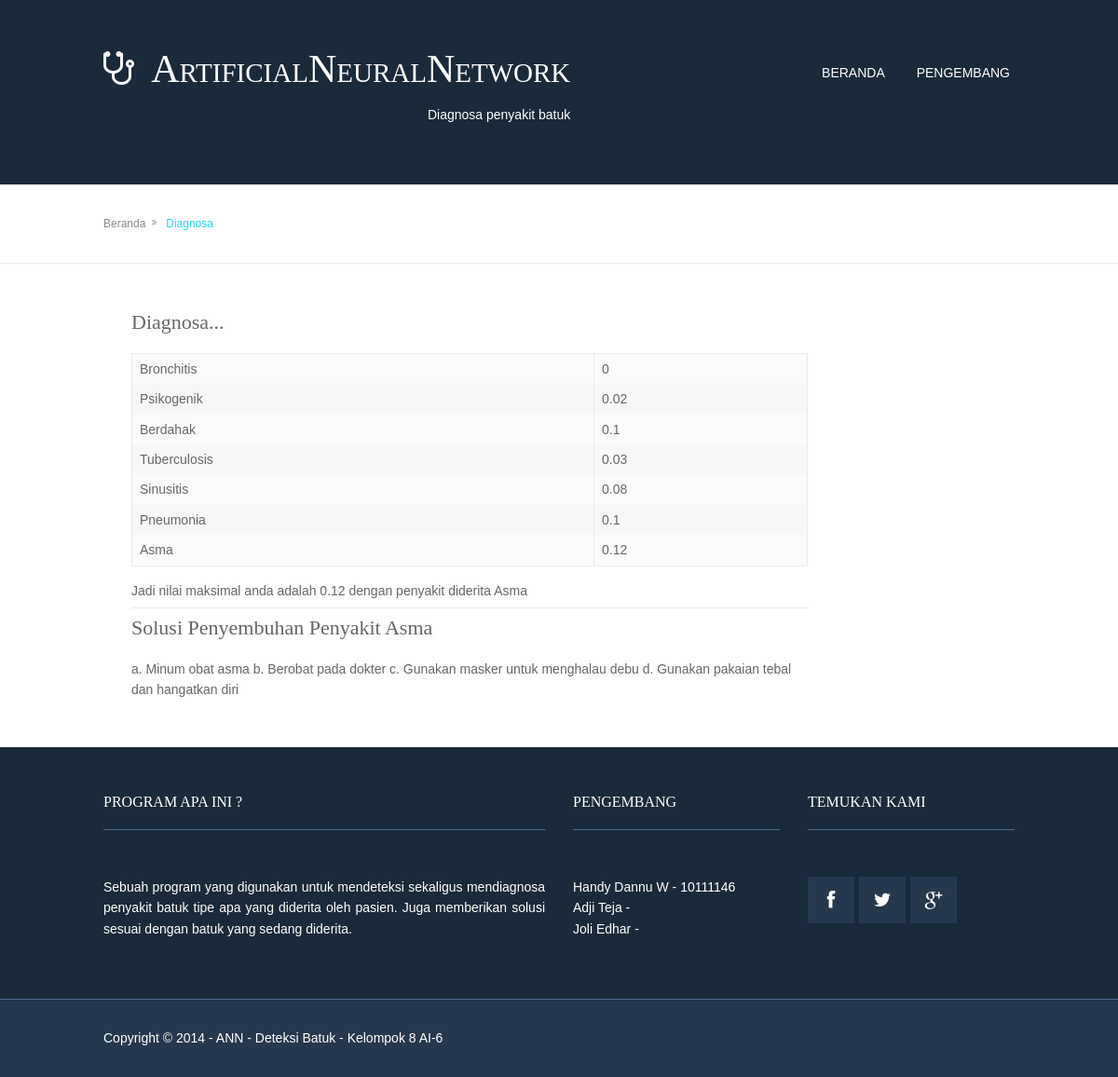
The page /result.php on the database its author committed.
### tables this page shows
CREATE TABLE IF NOT EXISTS `tb_batuk` (
  `bt_id` varchar(3) NOT NULL,
  `bt_gejala` char(50) NOT NULL,
  `keywords` varchar(255) NOT NULL,
  `bt_batuk` char(20) NOT NULL,
  `bt_solusi` text NOT NULL,
  `dynamicValue` int(11) NOT NULL,
  PRIMARY KEY (`bt_id`)
);

### result.php (the view, shortened to what this page needs)
<!DOCTYPE html>
<html>
  <head>
    <link href="styles/layout.css" rel="stylesheet" type="text/css" media="all">
  </head>
<body id="top">
<div class="wrapper row1">
    <header id="header" class="clear">
        <div id="logo" class="fl_left">
          <h1><i class="icon-stethoscope"></i> <a href="index.php">ArtificialNeuralNetwork</a></h1>
          <p align="right">Diagnosa penyakit batuk</p>
        </div>
        <nav id="mainav" class="fl_right">
          <ul class="clear">
            <li><a href="index.php">BERANDA</a></li>
            <li><a href="kami.php">PENGEMBANG</a></li>
          </ul>
        </nav>
    </header>
</div>
<div class="wrapper row2">
  <div id="breadcrumb">
    <ul>
      <li><a href="index.php">Beranda</a></li>
      <li><a href="diagnosa.php">Diagnosa</a></li>
    </ul>
  </div>
</div>
<div class="wrapper row3">
  <main id="container" class="clear">
    <div id="content" class="three_quarter">
      <?php
			echo "<h1>Diagnosa...</h1>";
			$changKodeAfter = "-";
			$ambilNilai = array(0,0,0,0,0,0,0,0,0,0);
			$penyakit = array("","","","","","","","");
			$akumulasi = 0;
			$c = 0; $poss = 0; $poscode;
			$cmd = mysql_query("SELECT * FROM tb_batuk");
			echo "<table cols=2>";
			while ($row = mysql_fetch_array($cmd)){
				$changKode = substr($row["bt_id"], 0, 1);
				if($changKode == $changKodeAfter){
					$akumulasi = $akumulasi + intval($row["dynamicValue"]);
				} else {
					$penyakit[$c] = $row['bt_batuk'];
					$changKodeAfter = $changKode;
					$ambilNilai[$c] = $akumulasi * ($c/100);
					echo "<tr>";
					echo "<td> $penyakit[$c] </td> <td> $ambilNilai[$c] </td>";
					echo "</tr>";
					if($c > 1){
						if($ambilNilai[$c] > $ambilNilai[$poss]){
							$poss = $c;
							$poscode = $row['bt_id'];
						}
					}
					$akumulasi = 0; $c++;
				}
			}
			echo "</table>";
			echo "Jadi nilai maksimal anda adalah ".$ambilNilai[$poss]." dengan penyakit diderita ".$penyakit[$poss];
			$cmd3 = mysql_query("SELECT * FROM tb_batuk where bt_id = '$poscode'");
			echo "<hr>";
			echo "<h1>Solusi Penyembuhan Penyakit ".$penyakit[$poss]."</h1>";
			while ($row = mysql_fetch_array($cmd3)){
				echo $row['bt_solusi'];
			}
	  ?>
    </div>
  </main>
</div>
<?php
  include "includes/footer.php";
?>
</body>
</html>

### includes/footer.php
<div class="wrapper row4">
  <footer id="footer" class="clear">
    <div class="one_half first">
      <h6 class="title">Program apa ini ?</h6>
      	<p align="justify">Sebuah program yang digunakan untuk mendeteksi sekaligus mendiagnosa penyakit
      		batuk tipe apa yang diderita oleh pasien. Juga memberikan solusi sesuai dengan batuk yang
      		sedang diderita.</p>
      </div>
    <div class="one_quarter">
      <h6 class="title">Pengembang</h6>
	      Handy Dannu W - 10111146<br/>
	      Adji Teja - <br/>
	      Joli Edhar -<br/>
    </div>
    <div class="one_quarter">
      <h6 class="title">Temukan kami</h6>
      <ul class="faico clear">
        <li><a class="faicon-facebook" href="#"><i class="icon-facebook"></i></a></li>
        <li><a class="faicon-twitter" href="#"><i class="icon-twitter"></i></a></li>
        <li><a class="faicon-google-plus" href="#"><i class="icon-google-plus"></i></a></li>
      </ul>
    </div>
  </footer>
</div>
	<div class="wrapper row5">
	  <div id="copyright" class="clear">
	    <p class="fl_left">Copyright &copy; 2014 - ANN - Deteksi Batuk - Kelompok 8 AI-6</p>
	  </div>
	</div>

### styles/layout.css (style rules this page uses)
.row2 { border-bottom:1px solid; }
.row5 { border-top:1px solid; }
#header { padding:50px 0; }
#logo h1 { margin:0; padding:0; font-size:42px; font-variant:small-caps; }
#logo h1 i { margin-right:10px; }
#container { padding:50px 0; }
#footer { padding:50px 0; }
#footer .title { margin:0 0 50px 0; padding:0 0 20px 0; border-bottom:1px solid; text-transform:uppercase; font-size:16px; }
#copyright { padding:30px 0; }
#copyright p { margin:0; padding:0; }
nav ul, nav ol { margin:0; padding:0; list-style:none; }
#mainav .drop:after, #mainav li li .drop:after, #breadcrumb li a:after, .sidebar nav a:after { position:absolute; font-family:"FontAwesome"; font-size:10px; line-height:10px; }
#mainav { margin-top:9px; line-height:normal; }
#mainav li { display:inline-block; position:relative; margin:0 20px 0 0; padding:0; }
#mainav li:last-child { margin-right:0; }
#mainav li a { display:block; padding:10px 5px; border:solid; border-width:1px 0 0 0; }
#breadcrumb { padding:30px 0; }
#breadcrumb ul { margin:0; padding:0; list-style:none; }
#breadcrumb li { display:inline-block; margin:0 6px 0 0; padding:0; }
#breadcrumb li a { display:block; position:relative; margin:0; padding:0 12px 0 0; font-size:12px; }
#breadcrumb li a:after { top:5px; right:0; content:"\f101"; }
#breadcrumb li:last-child a { margin:0; padding:0; }
#breadcrumb li:last-child a:after { display:none; }
table, th, td { border:1px solid; border-collapse:collapse; vertical-align:top; -webkit-box-sizing:border-box; -moz-box-sizing:border-box; box-sizing:border-box; }
table, th { table-layout:auto; }
table { width:100%; margin-bottom:15px; }
th, td { padding:5px 8px; }
td { border-width:0 1px; }
.faico { margin:0; padding:0; list-style:none; }
.faico li { display:inline-block; float:left; margin:0 5px 5px 0; padding:0; line-height:normal; }
.faico :last-child { margin-right:0; }
[class^="faicon-"], [class*=" faicon-"] { display:table-cell; width:50px; height:50px; font-size:20px; line-height:20px; text-align:center; vertical-align:middle; }
#footer [class^="faicon-"], #footer [class*=" faicon-"] { color:#FFFFFF; background-color:#26384E; }
body { color:#FFFFFF; background-color:#26384E; }
a { color:#20D8FF; }
hr, .borderedbox { border-color:#E8EAF0; }
.row1, .row1 a { color:#FFFFFF; background-color:#1A2A3A; }
.row2, .row2 a { color:#666666; background-color:#FFFFFF; }
.row2 { border-color:#E8EAF0; }
.row3, .row3 a { color:#666666; background-color:#FFFFFF; }
.row4, .row4 a { color:#FFFFFF; background-color:#1A2A3A; }
.row5, .row5 a { color:#FFFFFF; background-color:#26384E; }
.row5 { border-color:#516E8C; }
#footer .title, #footer .borderedbox { border-color:#516E8C; }
#mainav li a { color:inherit; border-color:transparent; }
#breadcrumb a { color:#888888; background-color:inherit; }
#breadcrumb li:last-child a { color:#20D8FF; }
table, th, td, #comments .avatar, #comments input, #comments textarea { border-color:#E8EAF0; }
tr, #comments li, #comments input[type="submit"], #comments input[type="reset"] { color:inherit; background-color:#FBFBFB; }
tr:nth-child(even), #comments li:nth-child(even) { color:inherit; background-color:#F7F7F7; }

### rows shown on the page
tb_batuk: c "Bronchitis", c "0"
tb_batuk: c "Psikogenik", c "0.02"
tb_batuk: c "Berdahak", c "0.1"
tb_batuk: c "Tuberculosis", c "0.03"
tb_batuk: c "Sinusitis", c "0.08"
tb_batuk: c "Pneumonia", c "0.1"
tb_batuk: c "Asma", c "0.12", bt_solusi "a. Minum obat asma b. Berobat pada dokter c. Gunakan masker untuk menghalau debu d. Gunakan pakaian tebal dan hangatkan diri"

### other values the page prints
$ambilNilai[$poss] "0.12"
$penyakit[$poss] "Asma"
